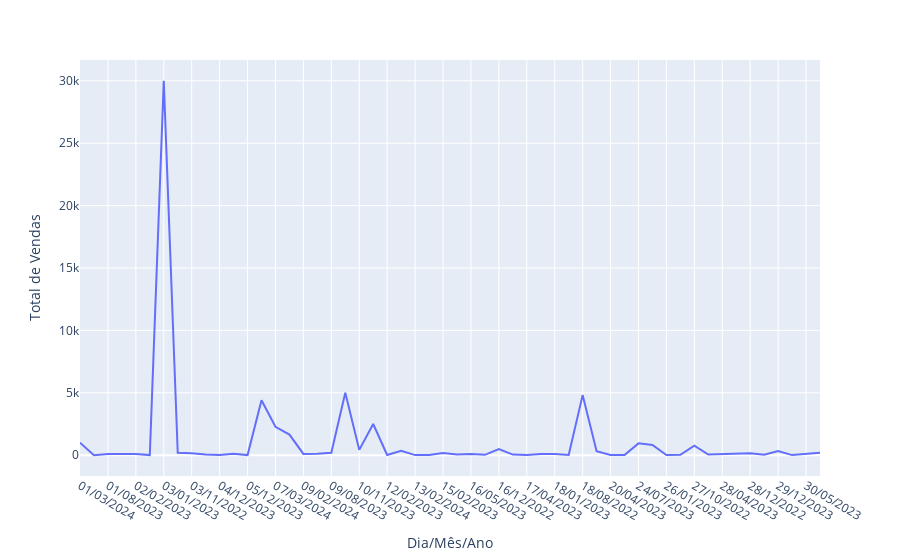

Here is the notebook cell this chart was saved with:
### Code cell
sales_day_per_month_graph

### Figure 1 — Plotly figure (JSON) as saved in the notebook; plotly's stock layout.template omitted (floating-point values rounded to 4 significant figures)
{"data": [{"hovertemplate": "Dia/Mês/Ano=%{x}<br>Total de Vendas=%{y}<extra></extra>", "legendgroup": "", "line": {"color": "#636efa", "dash": "solid"}, "marker": {"symbol": "circle"}, "mode": "lines", "name": "", "orientation": "v", "showlegend": false, "type": "scatter", "x": ["01/03/2024", "01/05/2023", "01/08/2023", "02/01/2024", "02/02/2023", "02/05/2024", "03/01/2023", "03/01/2024", "03/11/2022", "04/03/2024", "04/12/2023", "05/05/2023", "05/12/2023", "06/05/2022", "07/03/2024", "07/10/2022", "09/02/2024", "09/05/2023", "09/08/2023", "10/04/2023", "10/11/2023", "11/07/2022", "12/02/2023", "12/09/2022", "13/02/2024", "14/04/2023", "15/02/2023", "15/12/2022", "16/05/2023", "16/06/2023", "16/12/2022", "17/02/2023", "17/04/2023", "17/05/2023", "18/01/2023", "18/04/2023", "18/08/2022", "19/04/2023", "20/04/2023", "22/12/2023", "24/07/2023", "25/04/2023", "26/01/2023", "27/07/2023", "27/10/2022", "27/12/2022", "28/04/2023", "28/07/2023", "28/12/2022", "29/01/2024", "29/12/2023", "30/01/2023", "30/05/2023", "31/07/2023"], "xaxis": "x", "y": [1000, 2, 100, 120, 107, 10, 30000, 194.3, 161, 55, 24, 124, 13, 4399, 2276, 1650, 103, 110, 200, 5000, 428.8, 2500, 20, 352, 10, 20, 180, 61, 105, 30, 500, 50, 25, 105, 100, 20, 4817.0, 316.6, 16, 10, 950, 823, 20, 30, 767.6, 50, 82, 112.3, 150, 43, 340, 10, 100, 200], "yaxis": "y"}], "layout": {"legend": {"tracegroupgap": 0}, "margin": {"t": 60}, "xaxis": {"anchor": "y", "domain": [0, 1], "title": {"text": "Dia/Mês/Ano"}}, "yaxis": {"anchor": "x", "domain": [0, 1], "title": {"text": "Total de Vendas"}}}}
